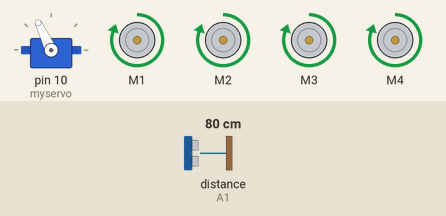
This sketch was run on a simulated Arduino Uno, built with avr-gcc and run on an emulated ATmega328P. Shown: servo, 4 × DC motor (green arrow = forward, orange = backward, longer = faster). The test bench sets the inputs (shaded band); at power-on: distance to the obstacle (sensor on A1) 80 cm. The echo pulse lasts 58.3 µs per cm.

Above: at 3.9 s.
4.0 s: distance to the obstacle (sensor on A1) set to 17 cm
5.5 s: distance to the obstacle (sensor on A1) set to 14 cm
At 7.2 s:
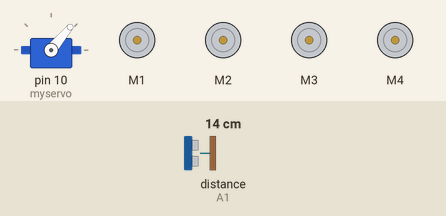
8.5 s: distance to the obstacle (sensor on A1) set to 18 cm
At 8.87 s:
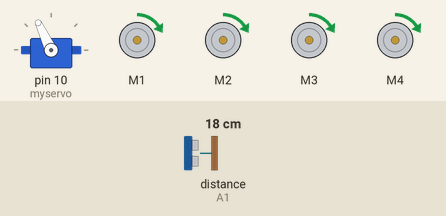
10.9 s: distance to the obstacle (sensor on A1) set to 2 cm
At 13.4 s:
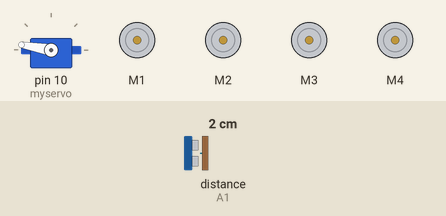
13.9 s: distance to the obstacle (sensor on A1) set to 35 cm
At 14.58 s:
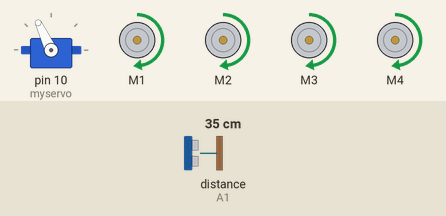
Timing chart, 0 to 16.9 s (numbered marks = the images above; inputs shaded):
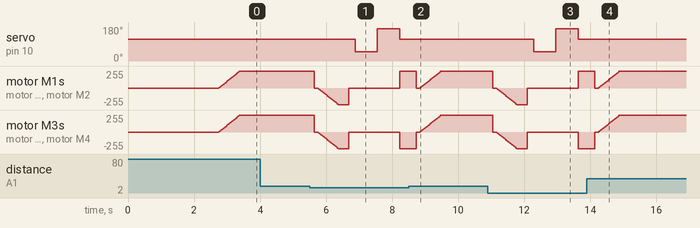

Measured:
- the behaviour switches between 16 and 15 cm on distance to the obstacle (sensor on A1) (found by bisection; images 0 and 1)
- after the input at 4.0 s, every drawn part: stays the same
- after the input at 5.5 s, servo on pin 10 (myservo): 115° → 50° after 1.4 s, → 170° 0.67 s later, → 115° 0.67 s later
- after the input at 8.5 s, servo on pin 10 (myservo): stays 115° (without the input it goes to 50° after 1.6 s)
- after the input at 10.9 s, servo on pin 10 (myservo): 115° → 50° after 1.4 s, → 170° 0.67 s later, → 115° 0.67 s later
- after the input at 13.9 s, servo on pin 10 (myservo): stays 115° (without the input it goes to 50° after 1.6 s)

The sketch:

Obstacle_Avoiding_Car.ino
```cpp
//************************** ARDUINO OBSTACLE AVOIDING CAR **************************//
// L293D MOTOR DRIVER CONTROLLER
// Required Libraries: AFMotor, NewPing, Servo
// To Install the libraries go to sketch >> Include Library >> Manage Libraries.... >> Search Library Name and Install //

#include <AFMotor.h>
#include <NewPing.h>
#include <Servo.h>

// Pin Definitions
#define TRIG_PIN A0 // Ultrasonic sensor trigger pin
#define ECHO_PIN A1 // Ultrasonic sensor echo pin

// Constants
#define MAX_DISTANCE 300 // Maximum measurable distance in cm
#define MAX_SPEED 255 // Maximum speed for the motors
#define MAX_SPEED_INCREMENT 2 // Speed increment for gradual acceleration

// Objects
NewPing sonar(TRIG_PIN, ECHO_PIN, MAX_DISTANCE); // Ultrasonic sensor object
AF_DCMotor motor1(1, MOTOR12_1KHZ); // Motor 1 on port 1
AF_DCMotor motor2(2, MOTOR12_1KHZ); // Motor 2 on port 2
AF_DCMotor motor3(3, MOTOR34_1KHZ); // Motor 3 on port 3
AF_DCMotor motor4(4, MOTOR34_1KHZ); // Motor 4 on port 4
Servo myservo; // Servo motor object for ultrasonic sensor rotation

// Variables
bool isMovingForward = false; // Tracks if the car is moving forward
int distance = 100; // Distance to the nearest obstacle

void setup() {
  // Attach the servo to pin 10 and initialize its position
  myservo.attach(10);
  myservo.write(115); // Center position
  delay(2000);

  // Calibrate the initial distance readings
  calibrateDistance();
}

void loop() {
  delay(40); // Short delay for stability

  // Check if an obstacle is within the critical distance
  if (distance <= 15) {
    handleObstacle(); // Handle the obstacle by avoiding it
  } else {
    moveForward(); // Continue moving forward
  }

  // Update the distance measurement
  distance = readDistance();
}

// Calibrates the initial distance readings by averaging multiple measurements
void calibrateDistance() {
  for (int i = 0; i < 4; i++) {
    distance = readDistance();
    delay(100);
  }
}

// Handles obstacle avoidance logic
void handleObstacle() {
  moveStop(); // Stop the car
  delay(100);

  moveBackward(); // Move backward briefly
  delay(300);

  moveStop(); // Stop again
  delay(200);

  // Check distances on the right and left
  int distanceRight = lookDirection(50); // Look to the right
  int distanceLeft = lookDirection(170); // Look to the left

  // Turn towards the direction with more space
  if (distanceRight >= distanceLeft) {
    turnRight();
  } else {
    turnLeft();
  }

  moveStop(); // Stop after turning
}

// Rotates the servo to the specified angle and measures distance
int lookDirection(int angle) {
  myservo.write(angle); // Rotate servo to the angle
  delay(500); // Wait for servo to stabilize
  int measuredDistance = readDistance(); // Measure distance
  delay(100);
  myservo.write(115); // Reset servo to center position
  return measuredDistance; // Return the measured distance
}

// Reads the distance using the ultrasonic sensor
int readDistance() {
  delay(70); // Short delay for sensor stability
  int cm = sonar.ping_cm(); // Measure distance in cm
  return (cm == 0) ? 250 : cm; // Return 250 if no object detected
}

// Stops all motors
void moveStop() {
  motor1.run(RELEASE);
  motor2.run(RELEASE);
  motor3.run(RELEASE);
  motor4.run(RELEASE);
}

// Moves the car forward gradually
void moveForward() {
  if (!isMovingForward) {
    isMovingForward = true; // Update movement state
    setMotorDirection(FORWARD); // Set all motors to move forward
    rampUpSpeed(); // Gradually increase speed
  }
}

// Moves the car backward gradually
void moveBackward() {
  isMovingForward = false; // Update movement state
  setMotorDirection(BACKWARD); // Set all motors to move backward
  rampUpSpeed(); // Gradually increase speed
}

// Turns the car to the right
void turnRight() {
  motor1.run(FORWARD); // Right-side motors forward
  motor2.run(FORWARD);
  motor3.run(BACKWARD); // Left-side motors backward
  motor4.run(BACKWARD);
  delay(500); // Short delay for turning
}

// Turns the car to the left
void turnLeft() {
  motor1.run(BACKWARD); // Right-side motors backward
  motor2.run(BACKWARD);
  motor3.run(FORWARD); // Left-side motors forward
  motor4.run(FORWARD);
  delay(500); // Short delay for turning
}

// Sets the direction for all motors
void setMotorDirection(uint8_t direction) {
  motor1.run(direction);
  motor2.run(direction);
  motor3.run(direction);
  motor4.run(direction);
}

// Gradually ramps up the motor speed to avoid sudden surges
void rampUpSpeed() {
  for (int speed = 0; speed < MAX_SPEED; speed += MAX_SPEED_INCREMENT) {
    motor1.setSpeed(speed);
    motor2.setSpeed(speed);
    motor3.setSpeed(speed);
    motor4.setSpeed(speed);
    delay(5); // Small delay for gradual acceleration
  }
}
```
